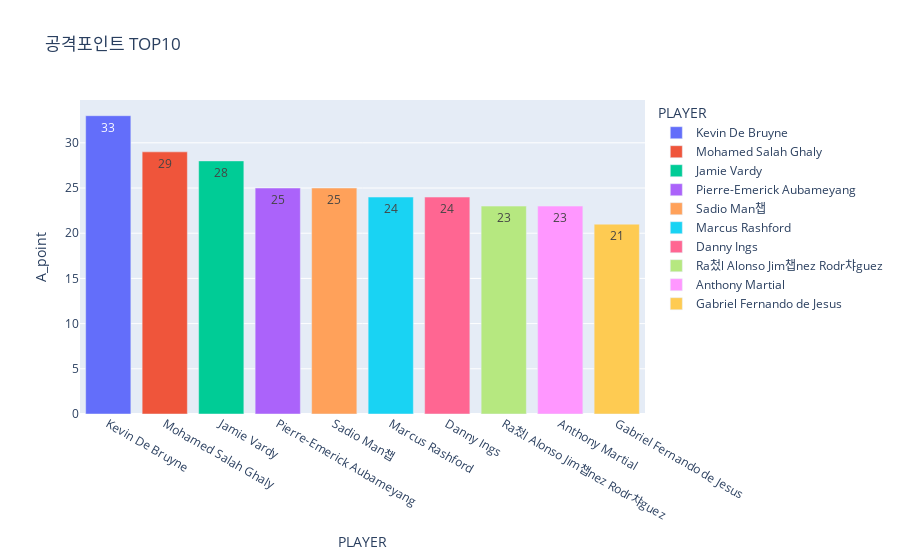

Notebook code for this chart:
### Code cell
px.bar(df_AP.head(10) , x = 'PLAYER', y='A_point', title="공격포인트 TOP10", text='A_point',color='PLAYER')

### Figure 1 — Plotly figure (JSON) as saved in the notebook; plotly's stock layout.template omitted (floating-point values rounded to 4 significant figures)
{"data": [{"alignmentgroup": "True", "hovertemplate": "PLAYER=%{x}<br>A_point=%{text}<extra></extra>", "legendgroup": "Kevin De Bruyne", "marker": {"color": "#636efa", "pattern": {"shape": ""}}, "name": "Kevin De Bruyne", "offsetgroup": "Kevin De Bruyne", "orientation": "v", "showlegend": true, "text": [33], "textposition": "auto", "type": "bar", "x": ["Kevin De Bruyne"], "xaxis": "x", "y": [33], "yaxis": "y"}, {"alignmentgroup": "True", "hovertemplate": "PLAYER=%{x}<br>A_point=%{text}<extra></extra>", "legendgroup": "Mohamed Salah Ghaly", "marker": {"color": "#EF553B", "pattern": {"shape": ""}}, "name": "Mohamed Salah Ghaly", "offsetgroup": "Mohamed Salah Ghaly", "orientation": "v", "showlegend": true, "text": [29], "textposition": "auto", "type": "bar", "x": ["Mohamed Salah Ghaly"], "xaxis": "x", "y": [29], "yaxis": "y"}, {"alignmentgroup": "True", "hovertemplate": "PLAYER=%{x}<br>A_point=%{text}<extra></extra>", "legendgroup": "Jamie Vardy", "marker": {"color": "#00cc96", "pattern": {"shape": ""}}, "name": "Jamie Vardy", "offsetgroup": "Jamie Vardy", "orientation": "v", "showlegend": true, "text": [28], "textposition": "auto", "type": "bar", "x": ["Jamie Vardy"], "xaxis": "x", "y": [28], "yaxis": "y"}, {"alignmentgroup": "True", "hovertemplate": "PLAYER=%{x}<br>A_point=%{text}<extra></extra>", "legendgroup": "Pierre-Emerick Aubameyang", "marker": {"color": "#ab63fa", "pattern": {"shape": ""}}, "name": "Pierre-Emerick Aubameyang", "offsetgroup": "Pierre-Emerick Aubameyang", "orientation": "v", "showlegend": true, "text": [25], "textposition": "auto", "type": "bar", "x": ["Pierre-Emerick Aubameyang"], "xaxis": "x", "y": [25], "yaxis": "y"}, {"alignmentgroup": "True", "hovertemplate": "PLAYER=%{x}<br>A_point=%{text}<extra></extra>", "legendgroup": "Sadio Man챕", "marker": {"color": "#FFA15A", "pattern": {"shape": ""}}, "name": "Sadio Man챕", "offsetgroup": "Sadio Man챕", "orientation": "v", "showlegend": true, "text": [25], "textposition": "auto", "type": "bar", "x": ["Sadio Man챕"], "xaxis": "x", "y": [25], "yaxis": "y"}, {"alignmentgroup": "True", "hovertemplate": "PLAYER=%{x}<br>A_point=%{text}<extra></extra>", "legendgroup": "Marcus Rashford", "marker": {"color": "#19d3f3", "pattern": {"shape": ""}}, "name": "Marcus Rashford", "offsetgroup": "Marcus Rashford", "orientation": "v", "showlegend": true, "text": [24], "textposition": "auto", "type": "bar", "x": ["Marcus Rashford"], "xaxis": "x", "y": [24], "yaxis": "y"}, {"alignmentgroup": "True", "hovertemplate": "PLAYER=%{x}<br>A_point=%{text}<extra></extra>", "legendgroup": "Danny Ings", "marker": {"color": "#FF6692", "pattern": {"shape": ""}}, "name": "Danny Ings", "offsetgroup": "Danny Ings", "orientation": "v", "showlegend": true, "text": [24], "textposition": "auto", "type": "bar", "x": ["Danny Ings"], "xaxis": "x", "y": [24], "yaxis": "y"}, {"alignmentgroup": "True", "hovertemplate": "PLAYER=%{x}<br>A_point=%{text}<extra></extra>", "legendgroup": "Ra첬l Alonso Jim챕nez Rodr챠guez", "marker": {"color": "#B6E880", "pattern": {"shape": ""}}, "name": "Ra첬l Alonso Jim챕nez Rodr챠guez", "offsetgroup": "Ra첬l Alonso Jim챕nez Rodr챠guez", "orientation": "v", "showlegend": true, "text": [23], "textposition": "auto", "type": "bar", "x": ["Ra첬l Alonso Jim챕nez Rodr챠guez"], "xaxis": "x", "y": [23], "yaxis": "y"}, {"alignmentgroup": "True", "hovertemplate": "PLAYER=%{x}<br>A_point=%{text}<extra></extra>", "legendgroup": "Anthony Martial", "marker": {"color": "#FF97FF", "pattern": {"shape": ""}}, "name": "Anthony Martial", "offsetgroup": "Anthony Martial", "orientation": "v", "showlegend": true, "text": [23], "textposition": "auto", "type": "bar", "x": ["Anthony Martial"], "xaxis": "x", "y": [23], "yaxis": "y"}, {"alignmentgroup": "True", "hovertemplate": "PLAYER=%{x}<br>A_point=%{text}<extra></extra>", "legendgroup": "Gabriel Fernando de Jesus", "marker": {"color": "#FECB52", "pattern": {"shape": ""}}, "name": "Gabriel Fernando de Jesus", "offsetgroup": "Gabriel Fernando de Jesus", "orientation": "v", "showlegend": true, "text": [21], "textposition": "auto", "type": "bar", "x": ["Gabriel Fernando de Jesus"], "xaxis": "x", "y": [21], "yaxis": "y"}], "layout": {"barmode": "relative", "legend": {"title": {"text": "PLAYER"}, "tracegroupgap": 0}, "title": {"text": "공격포인트 TOP10"}, "xaxis": {"anchor": "y", "categoryarray": ["Kevin De Bruyne", "Mohamed Salah Ghaly", "Jamie Vardy", "Pierre-Emerick Aubameyang", "Sadio Man챕", "Marcus Rashford", "Danny Ings", "Ra첬l Alonso Jim챕nez Rodr챠guez", "Anthony Martial", "Gabriel Fernando de Jesus"], "categoryorder": "array", "domain": [0, 1], "title": {"text": "PLAYER"}}, "yaxis": {"anchor": "x", "domain": [0, 1], "title": {"text": "A_point"}}}}
